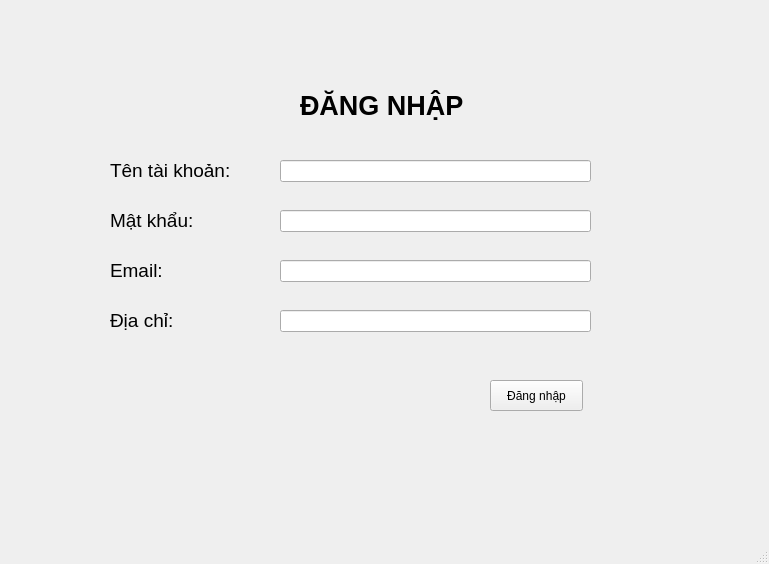
<?xml version="1.0" encoding="UTF-8"?>
<ui version="4.0">
 <class>MainWindow</class>
 <widget class="QMainWindow" name="MainWindow">
  <property name="geometry">
   <rect>
    <x>0</x>
    <y>0</y>
    <width>769</width>
    <height>564</height>
   </rect>
  </property>
  <property name="windowTitle">
   <string>MainWindow</string>
  </property>
  <widget class="QWidget" name="centralwidget">
   <widget class="QLabel" name="label">
    <property name="geometry">
     <rect>
      <x>300</x>
      <y>60</y>
      <width>211</width>
      <height>91</height>
     </rect>
    </property>
    <property name="font">
     <font>
      <pointsize>20</pointsize>
      <weight>75</weight>
      <bold>true</bold>
     </font>
    </property>
    <property name="text">
     <string>ĐĂNG NHẬP</string>
    </property>
   </widget>
   <widget class="QLabel" name="label_2">
    <property name="geometry">
     <rect>
      <x>110</x>
      <y>160</y>
      <width>161</width>
      <height>21</height>
     </rect>
    </property>
    <property name="font">
     <font>
      <pointsize>14</pointsize>
     </font>
    </property>
    <property name="text">
     <string>Tên tài khoản:</string>
    </property>
   </widget>
   <widget class="QLabel" name="label_3">
    <property name="geometry">
     <rect>
      <x>110</x>
      <y>210</y>
      <width>111</width>
      <height>21</height>
     </rect>
    </property>
    <property name="font">
     <font>
      <pointsize>14</pointsize>
     </font>
    </property>
    <property name="text">
     <string>Mật khẩu:</string>
    </property>
   </widget>
   <widget class="QLineEdit" name="lineEdit">
    <property name="geometry">
     <rect>
      <x>280</x>
      <y>160</y>
      <width>311</width>
      <height>22</height>
     </rect>
    </property>
   </widget>
   <widget class="QLineEdit" name="lineEdit_2">
    <property name="geometry">
     <rect>
      <x>280</x>
      <y>210</y>
      <width>311</width>
      <height>22</height>
     </rect>
    </property>
   </widget>
   <widget class="QPushButton" name="pushButton">
    <property name="geometry">
     <rect>
      <x>490</x>
      <y>380</y>
      <width>93</width>
      <height>31</height>
     </rect>
    </property>
    <property name="text">
     <string>Đăng nhập</string>
    </property>
   </widget>
   <widget class="QLabel" name="label_4">
    <property name="geometry">
     <rect>
      <x>110</x>
      <y>260</y>
      <width>111</width>
      <height>21</height>
     </rect>
    </property>
    <property name="font">
     <font>
      <pointsize>14</pointsize>
     </font>
    </property>
    <property name="text">
     <string>Email:</string>
    </property>
   </widget>
   <widget class="QLineEdit" name="lineEdit_3">
    <property name="geometry">
     <rect>
      <x>280</x>
      <y>260</y>
      <width>311</width>
      <height>22</height>
     </rect>
    </property>
   </widget>
   <widget class="QLabel" name="label_5">
    <property name="geometry">
     <rect>
      <x>110</x>
      <y>310</y>
      <width>111</width>
      <height>21</height>
     </rect>
    </property>
    <property name="font">
     <font>
      <pointsize>14</pointsize>
     </font>
    </property>
    <property name="text">
     <string>Địa chỉ:</string>
    </property>
   </widget>
   <widget class="QLineEdit" name="lineEdit_4">
    <property name="geometry">
     <rect>
      <x>280</x>
      <y>310</y>
      <width>311</width>
      <height>22</height>
     </rect>
    </property>
   </widget>
  </widget>
  <widget class="QMenuBar" name="menubar">
   <property name="geometry">
    <rect>
     <x>0</x>
     <y>0</y>
     <width>769</width>
     <height>26</height>
    </rect>
   </property>
  </widget>
  <widget class="QStatusBar" name="statusbar"/>
 </widget>
 <resources/>
 <connections/>
</ui>
